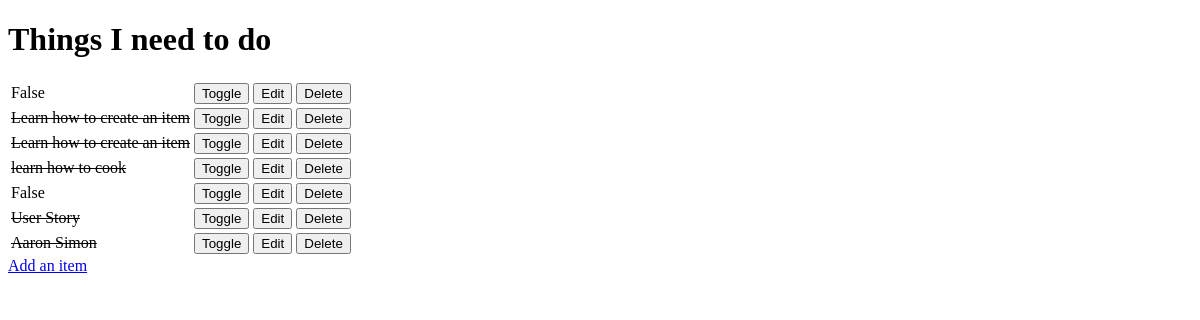
Before: / with the older database file.
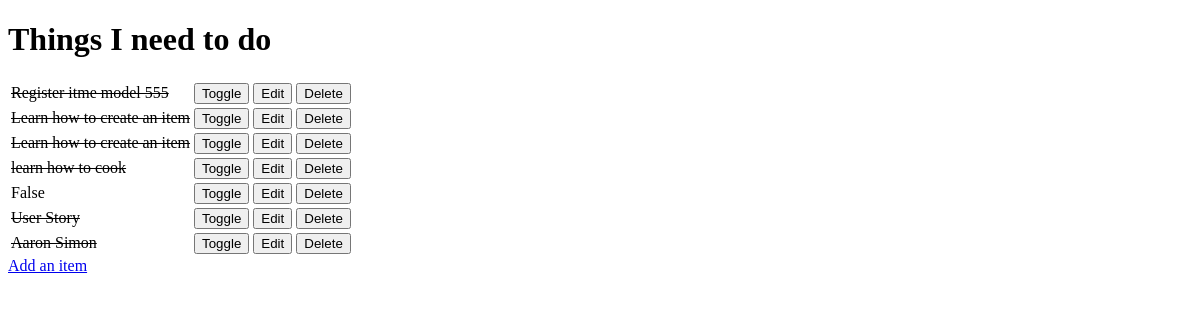
After: the same page with the newer database file.
### todo/models.py (models this page shows)
class Item(models.Model):
    name = models.CharField(max_length=50, null=False, blank=False)
    done = models.BooleanField(null=False, blank=False, default=False)
    def __str__(self):
        return self.name

### todo/views.py (the view)
# urls.py: path('', views.get_todo_list, name='get_todo_list'),
def get_todo_list(request):
    items = Item.objects.all()
    context = {
        "items": items
    }
    return render(request, "todo/todo_list.html", context)

### todo/templates/todo/todo_list.html (shortened to what this page needs)
<!DOCTYPE html>
<html lang="en">
<head>
</head>
<body>
    <h1>Things I need to do</h1>
    <table>
        {% for item in items %}
            <tr>
            {% if item.done %}
                <td><strike>{{ item.name }}</strike></td>
            {% else %}
                 <td>{{ item.done }}</td>
            {% endif %}
            <td>
                <a href="/toggle/{{ item.id }}">
                    <button>Toggle</button>
                </a>
            </td>
            <td>
                <a href="/edit/{{ item.id }}">
                    <button>Edit</button>
                </a>
            </td>
            <td>
                <a href="/delete/{{ item.id }}">
                    <button>Delete</button>
                </a>
            </td>
            </tr>
        {% empty %}
        <tr><td>You have nothing to do.</td></tr>
        {% endfor %}
    </table>
    <a href="/add">Add an item</a>
</body>
</html>

Changed rows visible on the page:
changed Item: name (not shown) → "Register itme model 555"; done "False" → (not shown)
